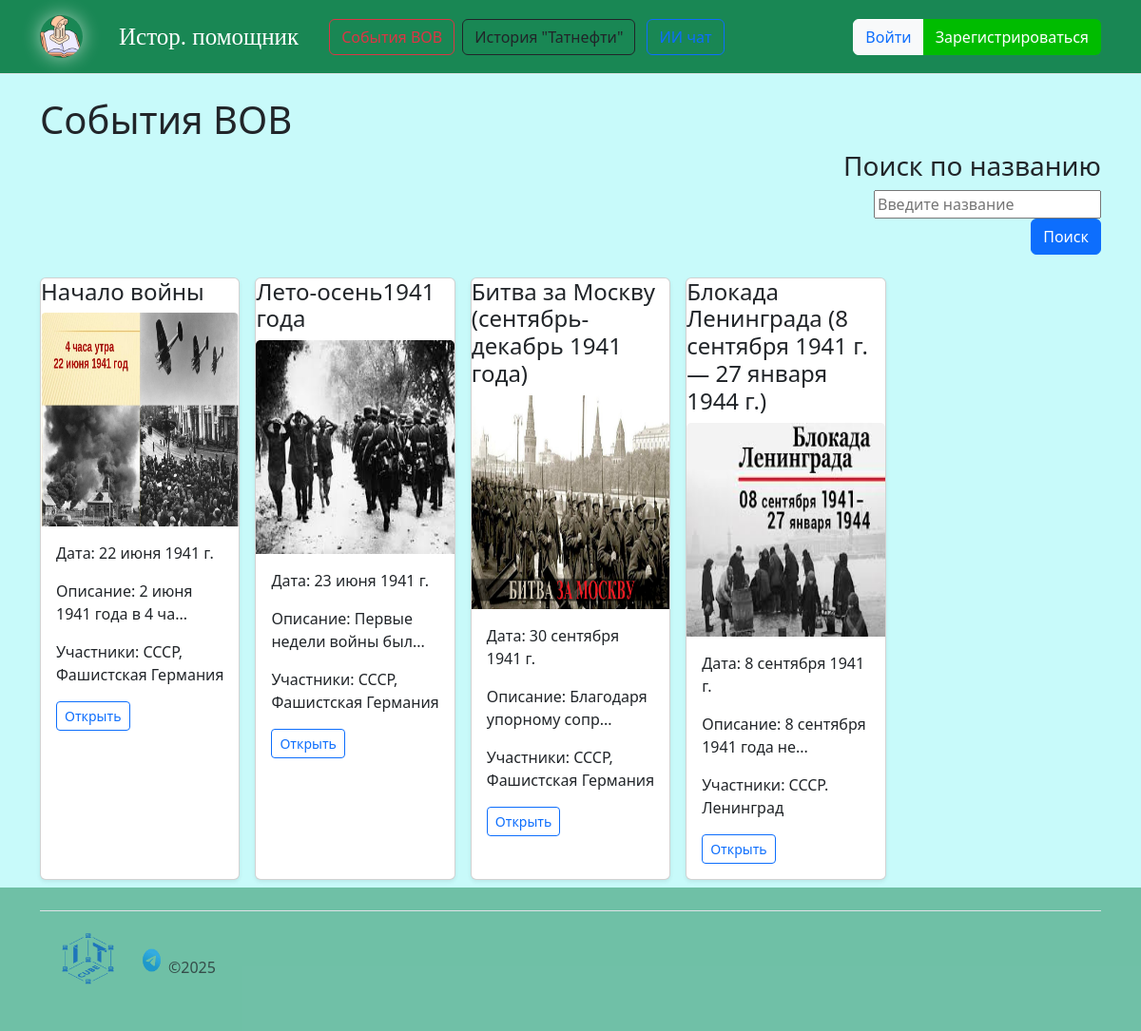
Before: /events_war/ with the older database file.
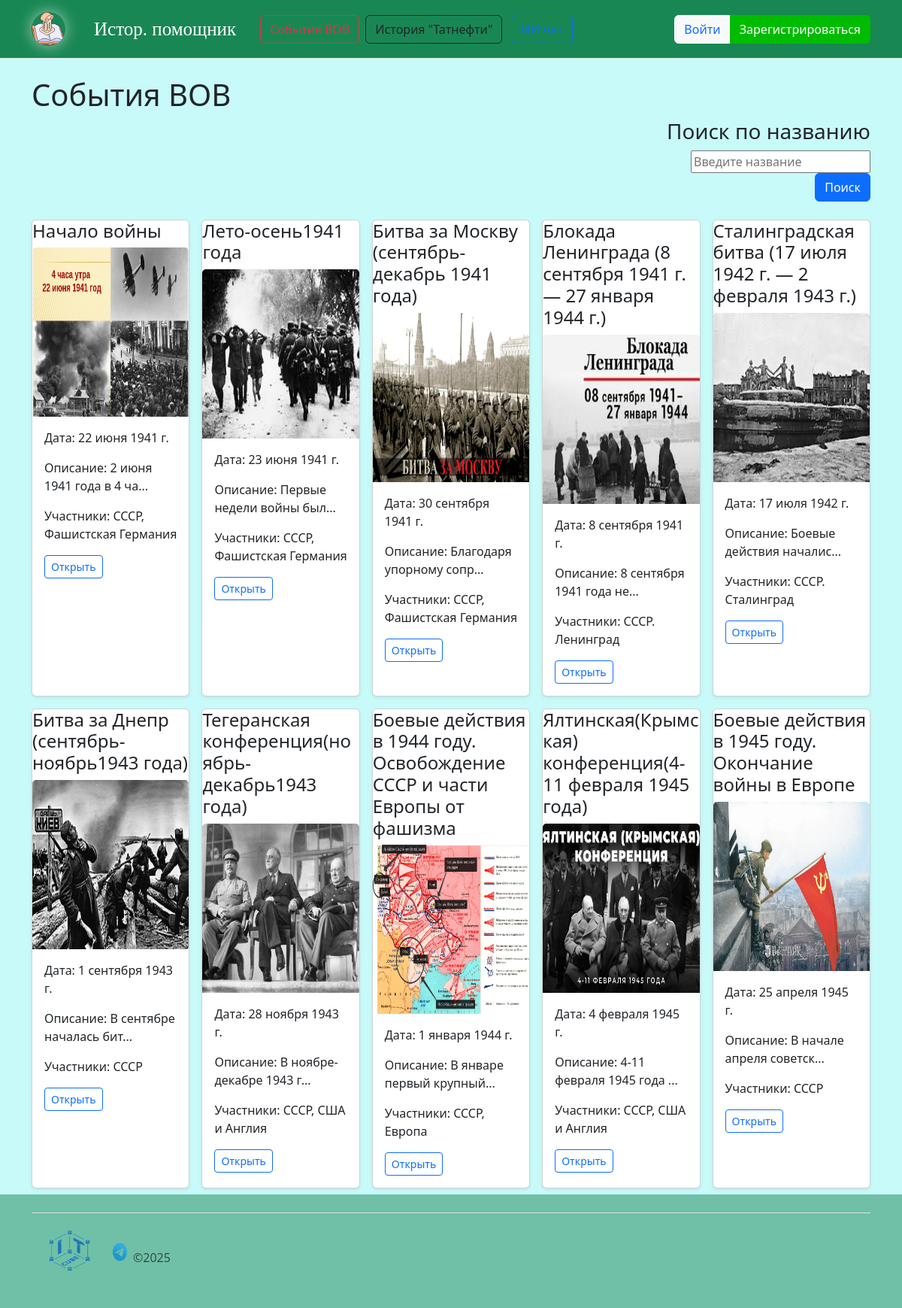
After: the same page with the newer database file.
### events/models.py (models this page shows, shortened)
class EventWar(models.Model):
    date = models.DateField()
    title = models.CharField(max_length=200)
    description = models.TextField()
    participants = models.CharField(max_length=500)
    img_event = models.TextField()

### events/views.py (the view)
# urls.py: path('events_war/', events_list_war, name='events_war'),
def events_list_war(request):
    events = []
    if request.method == "POST":
        title = request.POST.get('title')
        eventsw = EventWar.objects.all()
        for el in eventsw:
            if title in el.title:
                events.append(el)
    else:
        events = EventWar.objects.all()
    return render(request, 'event_list_war.html', {'events': events})

### events/templates/event_list_war.html (shortened to what this page needs)
{% extends 'base.html' %}
{% block main %}
<h1>События ВОВ</h1>
  <span style="text-align:right">
    <h3>Поиск по названию</h3>
    <form method="POST" class="needs-validation">
        <input type="text" name="title" id="title" placeholder="Введите название" value="" required><br>
        <input type="submit" class="btn btn-primary" style="text-align: center;" value="Поиск">
    </form>
</span>
<br>
    {% if events|length > 0 %}
  <div class="row row-cols-1 row-cols-sm-2 row-cols-md-5 g-3">
      {% for event in events %}
        <div class="col">
          <div class="card shadow-sm h-100">
            <div><h4>{{ event.title }}</h4></div>
            <img src="/static/img/{{ event.img_event }}" class="card-img-top" width="100%" height="225">
            <div class="card-body">
              <p class="card-text">Дата: {{ event.date }}</p>
              <p class="card-text">Описание: {{ event.description|slice:23 }}...</p>
              <p class="card-text">Участники: {{ event.participants }}</p>
              <div class="d-flex justify-content-between align-items-center">
                <div class="btn-group">
                  <a href="/event_war/{{ event.id }}/"><button type="button" class="btn btn-sm btn-outline-primary">Открыть</button></a>
                </div>
              </div>
            </div>
          </div>
        </div>
      {% endfor %}
    {% else %}
            <p>Пока нет событий</p>
    {% endif %}
  </div>
{% endblock %}

### events/templates/base.html (shortened to what this page needs)
<!doctype html>
<html lang="ru">
  <head>
    <link href="https://cdn.jsdelivr.net/npm/bootstrap@5.3.0-alpha1/dist/css/bootstrap.min.css" rel="stylesheet">
    <link href="https://getbootstrap.com/docs/5.3/assets/css/docs.css" rel="stylesheet">
  </head>
  <body class="d-flex flex-column min-vh-100" style="background-color: #c8fafa">
  <header class="p-3 mb-3 text-bg-success border-bottom">
    <div class="container">
      <div class="d-flex flex-wrap align-items-center justify-content-center justify-content-lg-start">
        <a href="/"><img src="/static/ico/main.ico" width="45" height="45" class="rounded-circle md" style="box-shadow:0px 0px 19px rgb(255 255 255 / 60%)"></a>
        <a href="/" class="nav-link px-2 link-light"><font face="Franklin Gothic Medium" class="main-name">Истор. помощник</font></a>
        <ul class="nav col-12 col-lg-auto me-lg-auto mb-2 justify-content-center mb-md-0">
          <li><a href="/events_war/" class="btn btn-outline-danger mx-1">События ВОВ</a></li>
          <li><a href="/events_company/" class="btn btn-outline-dark mx-1">История "Татнефти"</a></li>
          <li><a href="/chat/" class="btn btn-outline-primary mx-2">ИИ чат</a></li>
        </ul>
        {% if user.is_authenticated %}
          <div class="dropdown text-end">
              <img src="/static/ico/ava.png" alt="ава" width="32" height="32" class="rounded-circle" style="box-shadow:0px 0px 19px rgb(255 255 255 / 25%)">
            <div class="btn-group" style="margin-left:10px">
            <a href="/accounts/logout/" class="btn btn-primary md" style="border: 1px solid #FFFFFF">Выйти</a>
          </div>
          </div>
        {% else %}
          <div class="btn-group">
            <a href="/accounts/login/" class="btn btn-light text-primary" style="border: 1px solid #FFFFFF">Войти</a>
            <a href="/accounts/register/" class="btn text-white" style="background-color: #00BC00">Зарегистрироваться</a>
          </div>
        {% endif %}
      </div>
    </div>
  </header>
<main class="flex-grow-1 p-2 text-dark bg-opacity-10">
    <div class="container">
        {% block main %}{% endblock %}
    </div>
</main>
<div class="text-bg-success bg-opacity-50 w-100 p-0">
  <div class="container">
    <footer class="d-flex flex-wrap justify-content-between align-items-center py-3 my-4 border-top">
      <div class="col-md-4 d-flex align-items-center">
        <img src="/static/ico/it-cube.png" height="70px" width="100px">
        <a href="https://t.me/Nazarf127" target="_blank"><img src="/static/ico/tg.png" height="25px" width="35px" alt="TG"></a>
        <span class="mb-3 mt-3 mb-md-0 text-muted"> ©2025</span>
      </div>
    </footer>
  </div>
</div>
  </body>
</html>

### events/templates/base.html (style rules this page uses)
.md { margin-right: 30px }
.main-name { font-size: 25px; margin-right: 20px; color: #FFFFFF; }

### events/templates/event_list_war.html (style rules this page uses)
.card { display: flex; flex-direction: column; }
.card-body { flex-grow: 1; }

Changed rows visible on the page:
added EventWar: title "Сталинградская битва (17 июля 1942 г. — 2 февраля 1943 г.)", img_event (picture), date "17 июля 1942 г.", description "Боевые действия началис", participants "СССР. Сталинград"
added EventWar: title "Битва за Днепр (сентябрь-ноябрь1943 года)", img_event (picture), date "1 сентября 1943 г.", description "В сентябре началась бит", participants "СССР"
added EventWar: title "Тегеранская конференция(ноябрь-декабрь1943 года)", img_event (picture), date "28 ноября 1943 г.", description "В ноябре-декабре 1943 г", participants "СССР, США и Англия"
added EventWar: title "Боевые действия в 1944 году. Освобождение СССР и части Европы от фашизма", img_event (picture), date "1 января 1944 г.", description "В январе первый крупный", participants "СССР, Европа"
added EventWar: title "Ялтинская(Крымская) конференция(4-11 февраля 1945 года)", img_event (picture), date "4 февраля 1945 г.", description "4-11 февраля 1945 года", participants "СССР, США и Англия"
added EventWar: title "Боевые действия в 1945 году. Окончание войны в Европе", img_event (picture), date "25 апреля 1945 г.", description "В начале апреля советск", participants "СССР"
